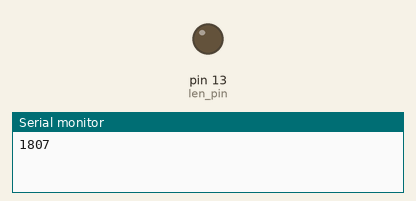
Bench run of a sketch on a simulated Arduino Uno, built with avr-gcc and run on an emulated ATmega328P. On the bench: output pins drawn as LEDs (lit = HIGH), the last lines printed to the serial monitor. Random numbers use the default seed unless the sketch sets one.

Above: at 0.1 s.
At 38.2 s:
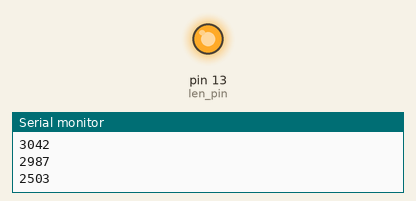
Timing chart, 0 to 39.7 s (numbered marks = the images above):
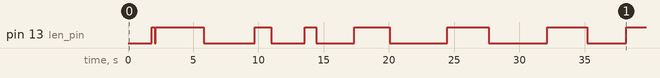

The sketch:

RandomLed.ino
```cpp
#define len_pin 13

void setup() {
  pinMode(len_pin, OUTPUT);
  Serial.begin(9600);
}

int ms = 5000;
long randomNumber;

void loop() {
  randomNumber = random(ms);
  Serial.println(randomNumber);
  delay(randomNumber);
  digitalWrite(len_pin, HIGH);

  randomNumber = random(ms);
  Serial.println(randomNumber);
  delay(randomNumber);
  digitalWrite(len_pin, LOW);
}
```
